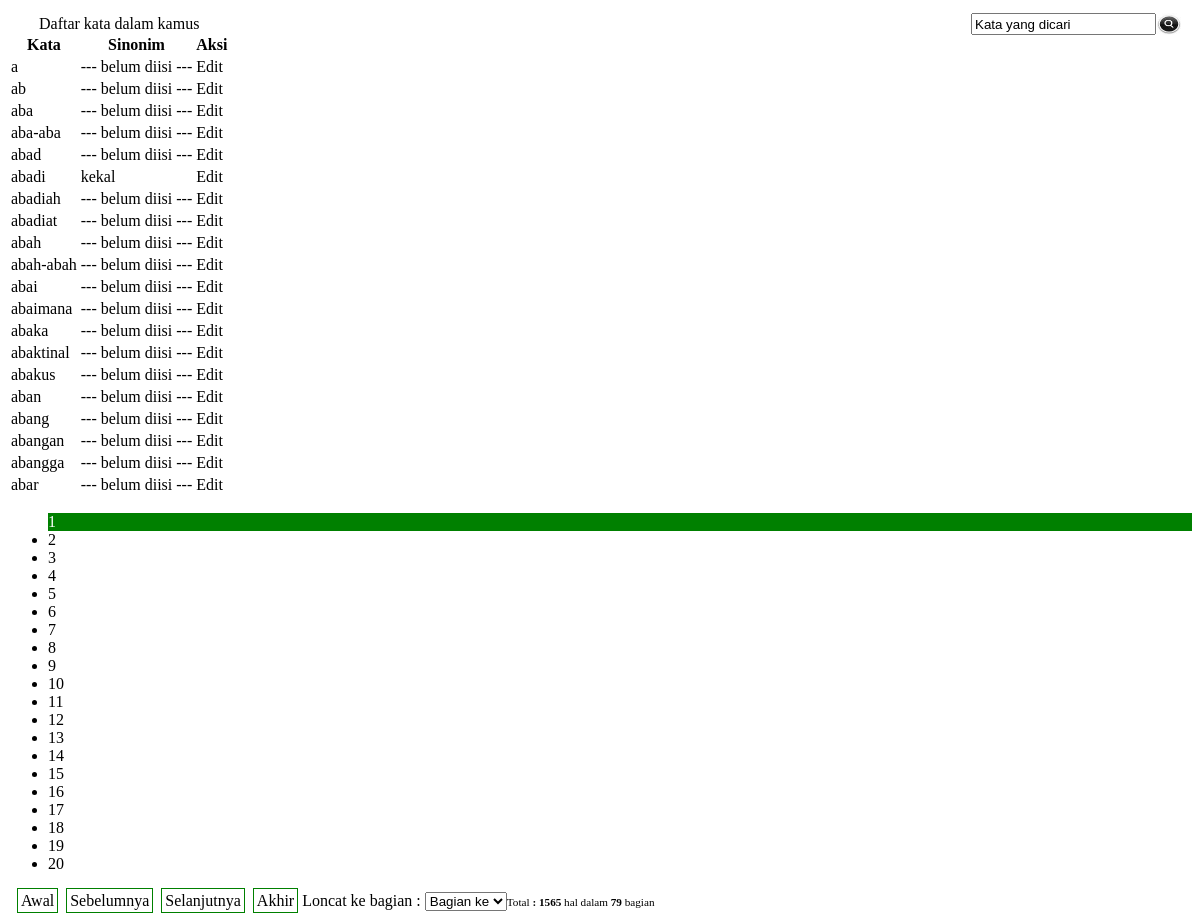
/daftar_kata.php, run on the app's committed database.
### tables this page shows
CREATE TABLE IF NOT EXISTS `kamus` (
  `kata` varchar(60) NOT NULL,
  `sinonim` varchar(100) DEFAULT NULL,
  UNIQUE KEY `kata` (`kata`)
);

### daftar_kata.php (the view, shortened to what this page needs)
<?php
$limit = 20;
$paging_tampil = 20;
if(isset($_GET['hal'])){
	$hal = ($_GET['hal'] - 1) * $limit;
	$hal_terpilih = $_GET['hal'];
	$bag_sekarang = $_GET['bag'];
	}
	else {
	$hal = 0;
	$hal_terpilih = 1;
	$bag_sekarang = 1;
	}
if(isset($_GET['cari']) && $_GET['cari'] != ""){
	$cari = " where kata like '%".$_GET['cari']."%'";
	}
else {
	$cari = "";
	}
$bag_prev = $bag_sekarang - 1;
$bag_next = $bag_sekarang + 1;
$sql_total = "select count(*) from kamus".$cari;
$jum_total = mysql_result(mysql_query($sql_total),0);
$jum_hal = ceil($jum_total / $limit);
$total_bagian = ceil($jum_hal / $paging_tampil);
$sql = "select kata,ifnull(sinonim,'--- belum diisi ---') as sinonim from kamus $cari limit $hal,$limit";
$sql_exe = mysql_query($sql);
echo "<div class='cari'><input type='text' onfocus='pilih_cari(this)' onblur='biar(this)' value='Kata yang dicari' /><input type='image' width=24px onclick='cari_kata(this)' src='images/cari.jpg' /></div>";
echo "<table class='data'>";
echo "<caption>Daftar kata dalam kamus</caption>";
echo "<thead>
		<tr>
			<th>Kata</th>
			<th>Sinonim</th>
			<th>Aksi</th>
		</tr>
	</thead>
	<tbody style='text-align:left'>";
while($data = mysql_fetch_array($sql_exe)){
	echo "<tr>
			<td>$data[0]</td>
			<td>$data[1]</td>
			<td style='cursor:pointer' onclick='edit(this)'>Edit</td>
		</tr>";
	}
echo "</tbody></table>";
echo "<div id='paging'>";
echo "<ul>";
$nomer_awal = $paging_tampil * ($bag_sekarang - 1) + 1 ;
$nomer_akhir = $nomer_awal + $paging_tampil;
for($i = $nomer_awal; $i < $nomer_akhir ;$i++){
	if($i > $jum_hal){
		$display = "style='display:none'";
		}
	else {
		$display = "";
		}
	if($i == $hal_terpilih){
	echo "<li onclick='kata_di_hal(this)' style='background-color:green;color:#fff' >".$i."</li>";
		}
	else {
	echo "<li onclick='kata_di_hal(this)' $display >".$i."</li>";
		}
	}
echo "</ul>";
echo "</div>";
echo "<div style='width:80%;padding:3px;margin:2px'><span id='prev'>".$bag_prev."</span><span onclick='awal()' class='prev_next'>Awal</span><span onclick='prev()' class='prev_next' >Sebelumnya</span>";
echo "<span onclick='next()' class='prev_next'>Selanjutnya</span><span onclick='akhir()' class='prev_next'>Akhir</span><span id='next'>".$bag_next."</span>";
echo "<span>Loncat ke bagian : <select id='loncat' onchange='loncat(this)'>";
echo "<option>Bagian ke</option>";
echo "</select></span>";
echo "<span style='font-size:0.7em'>Total <b>: $jum_hal </b>hal dalam <b>".$total_bagian."</b> bagian</span>";
echo "</div>";
?>

### daftar_kata.php (style rules this page uses)
.prev_next { cursor:pointer; padding:3px; margin:4px; background-color:#fff; border:1px solid green; }
table.data { margin-top:15px; }
.cari { position:absolute; right:15px; top:9px; padding:4px; v-align:center; display:inline; }
.cari input { float:left; display:inline; height:22px; margin:0px 0px 0px 1px; }

### data on the page
kamus: kata "a", data "--- belum diisi ---"
kamus: kata "ab", data "--- belum diisi ---"
kamus: kata "aba", data "--- belum diisi ---"
kamus: kata "aba-aba", data "--- belum diisi ---"
kamus: kata "abad", data "--- belum diisi ---"
kamus: kata "abadi", data "kekal"
kamus: kata "abadiah", data "--- belum diisi ---"
kamus: kata "abadiat", data "--- belum diisi ---"
kamus: kata "abah", data "--- belum diisi ---"
kamus: kata "abah-abah", data "--- belum diisi ---"
kamus: kata "abai", data "--- belum diisi ---"
kamus: kata "abaimana", data "--- belum diisi ---"
kamus: kata "abaka", data "--- belum diisi ---"
kamus: kata "abaktinal", data "--- belum diisi ---"
kamus: kata "abakus", data "--- belum diisi ---"
kamus: kata "aban", data "--- belum diisi ---"
kamus: kata "abang", data "--- belum diisi ---"
kamus: kata "abangan", data "--- belum diisi ---"
kamus: kata "abangga", data "--- belum diisi ---"
kamus: kata "abar", data "--- belum diisi ---"

### other printed values
$jum_hal "1565"
$total_bagian "79"
